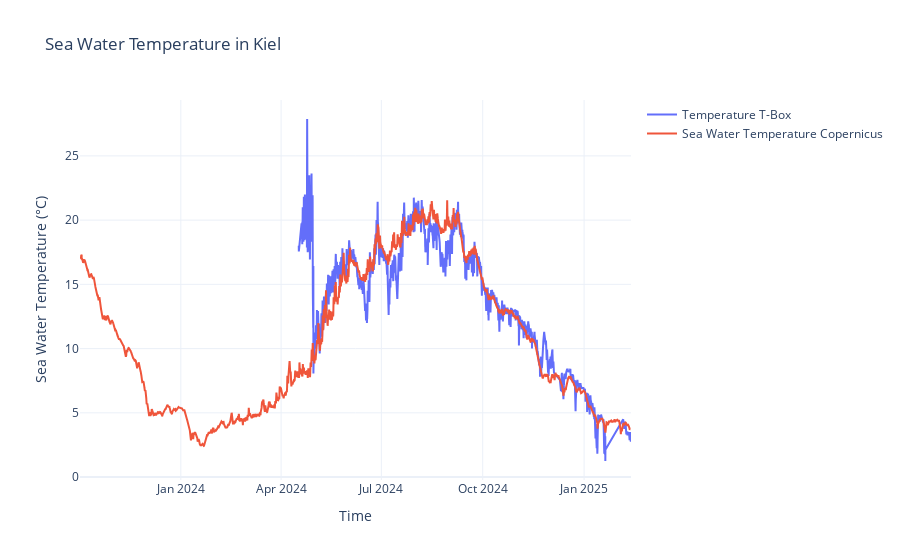

Source (notebook cell):
### Code cell
fig = go.Figure()

fig.add_trace(go.Scatter(
    x=df_obs['phenomenonTime'],
    y=df_obs['result'],
    mode='lines',
    name='Temperature T-Box'
))

fig.add_trace(go.Scatter(
    x=df_subset['time'],
    y=df_subset['thetao'],
    mode='lines',
    name='Sea Water Temperature Copernicus'
))

fig.update_layout(
    title='Sea Water Temperature in Kiel',
    xaxis_title='Time',
    yaxis_title='Sea Water Temperature (°C)',
    template='plotly_white'
)

fig.show()

### Figure 1 — Plotly figure (JSON) as saved in the notebook; plotly's stock layout.template omitted (floating-point values rounded to 4 significant figures; data arrays with more than 128 entries replaced by an {"elided": "..."} marker saying what was removed)
{"data": [{"mode": "lines", "name": "Temperature T-Box", "type": "scatter", "x": {"elided": "6601 str values"}, "y": {"elided": "6601 float values"}}, {"mode": "lines", "name": "Sea Water Temperature Copernicus", "type": "scatter", "x": {"elided": "11977 str values"}, "y": {"elided": "11977 float values"}}], "layout": {"title": {"text": "Sea Water Temperature in Kiel"}, "xaxis": {"title": {"text": "Time"}}, "yaxis": {"title": {"text": "Sea Water Temperature (°C)"}}}}
